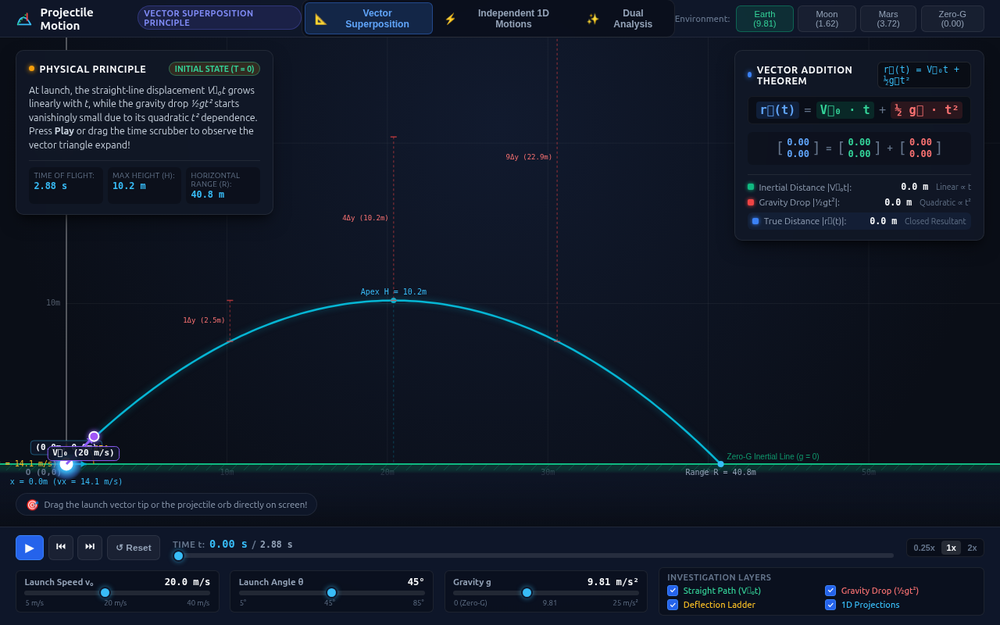
#> input picture scratch_scene.png, 1000 x 625 px, shrunk from 1280 x 800 before the run
$ python -i ocr_utils.py   (imports and definitions only)
#> lines starting #> are read from the running program, lines starting #| are printed output that depends on the picture
#> further down, picture is the input picture: PIL image 1000x625 RGB; mean R, G, B 16.6, 24.6, 39
"""
OCR Utilities — Image preprocessing functions for improved OCR accuracy.

Provides deskewing, binarization, noise removal, and contrast enhancement
to maximize text recognition quality on scanned and handwritten pages.
"""

import logging
from typing import Optional

logger = logging.getLogger(__name__)


def preprocess_for_ocr(image, target_dpi: int = 300):
    """
    Apply standard preprocessing pipeline to an image for OCR.

    Steps:
        1. Convert to grayscale
        2. Enhance contrast
        3. Binarize (adaptive threshold)
        4. Remove noise (median filter)

    Args:
        image: PIL.Image.Image object.
        target_dpi: Target DPI (informational, image should already be at this DPI).

    Returns:
        Preprocessed PIL.Image.Image ready for OCR.
    """
#> called with target_dpi = 300
    from PIL import Image, ImageFilter, ImageOps

    # Step 1: Convert to grayscale
    if image.mode != 'L':
        image = image.convert('L')
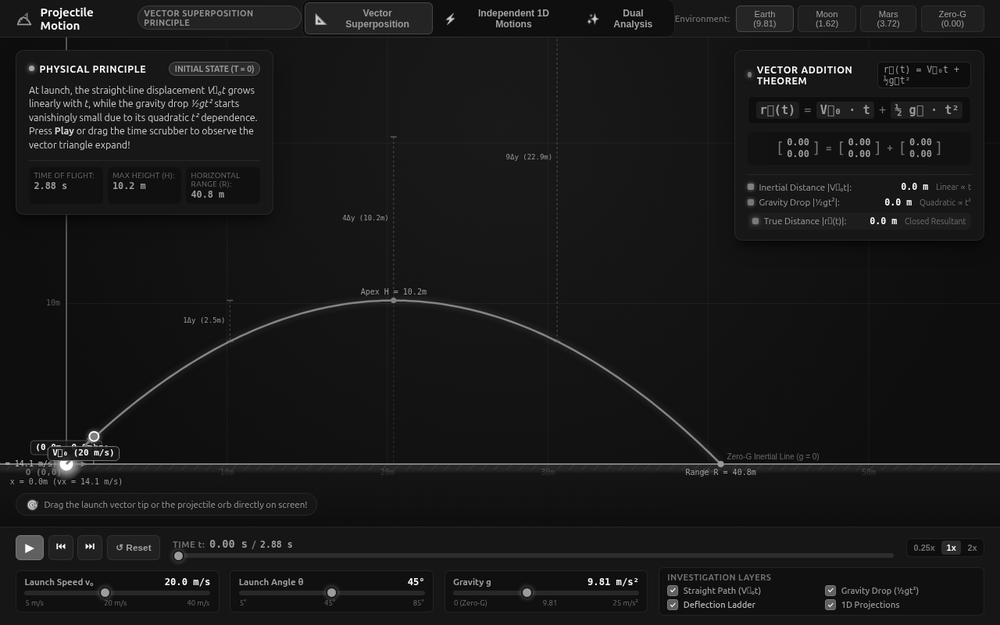
#> image: PIL image 1000x625 L; min 0, max 255, mean 24

    # Step 2: Enhance contrast using auto-contrast
    image = ImageOps.autocontrast(image, cutoff=2)
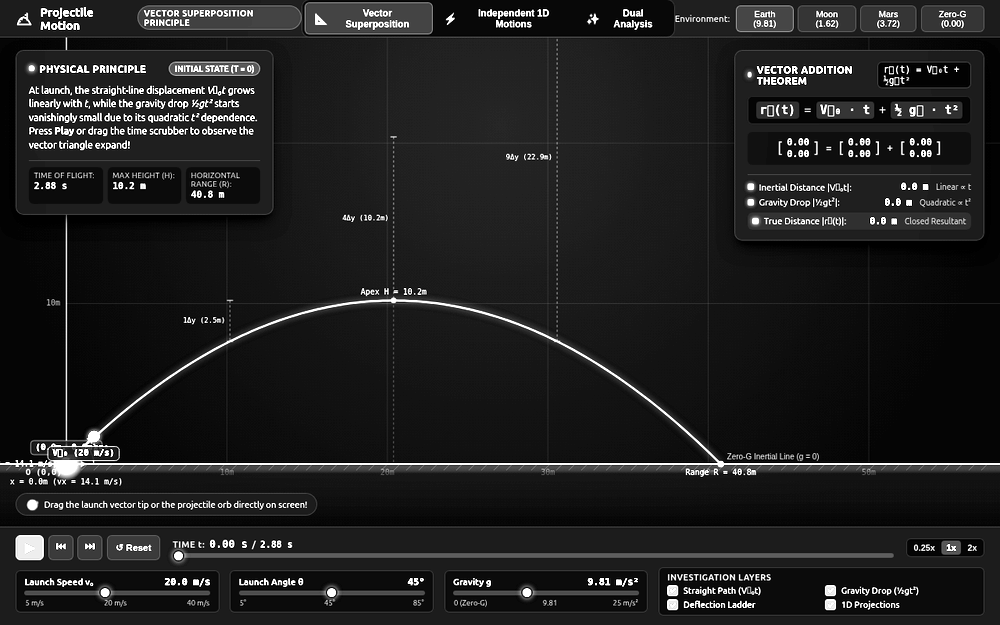
#> image: PIL image 1000x625 L; min 0, max 255, mean 31.6

    # Step 3: Apply slight sharpening
    image = image.filter(ImageFilter.SHARPEN)

    # Step 4: Light noise removal with median filter
    image = image.filter(ImageFilter.MedianFilter(size=3))
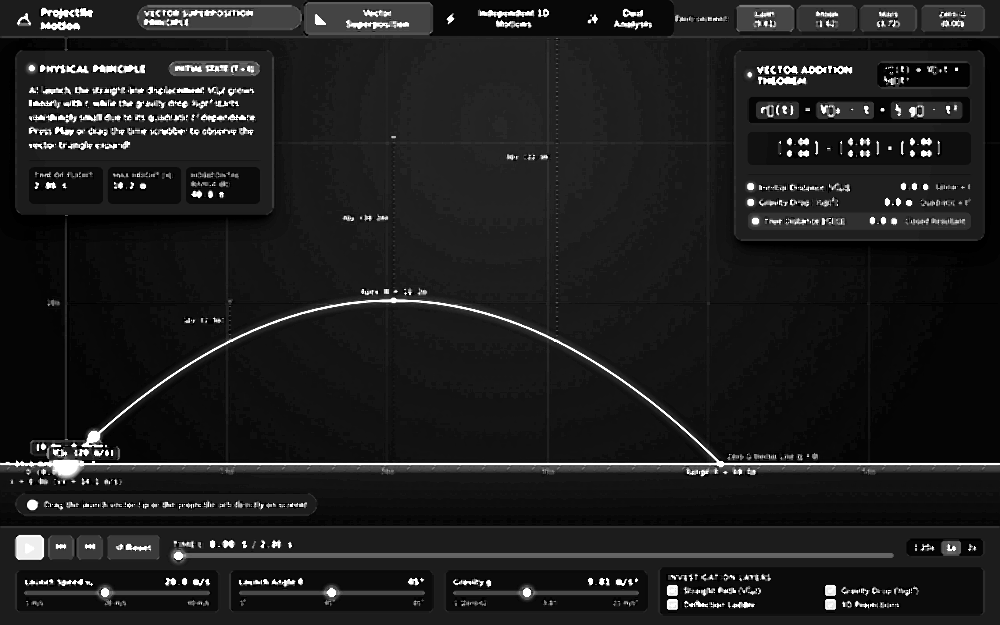
#> image: PIL image 1000x625 L; min 0, max 255, mean 30.5

    return image


# [168 lines left out: functions binarize_image, deskew_image, remove_noise, enhance_contrast, detect_text_regions, not called in this run]

>>> from PIL import Image
>>> picture = Image.open('../../../scratch_scene.png')
>>> result = preprocess_for_ocr(picture)
